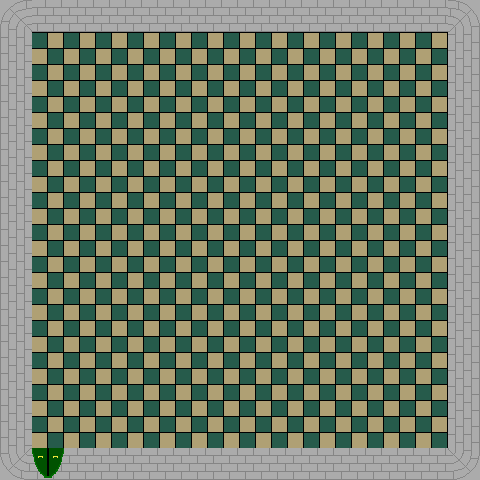

This is a level from a 2D game, rendered from its Tiled map with the project's own tilesets. A one-line summary and the map file follow, with tile-layer data summarised:
An orthogonal 15x15 tile map with 32x32 px tiles, 1 tile layer (floor), 4 tilesets and 2 objects (key, carpet).

<map version="1.0" orientation="orthogonal" width="15" height="15" tilewidth="32" tileheight="32">
 <tileset firstgid="1" name="walls-with-door" tilewidth="32" tileheight="32">
  <image source="../sprites/walls-with-door.png" width="128" height="128" />
 </tileset>
 <tileset firstgid="17" name="carpet" tilewidth="32" tileheight="32">
  <image source="../sprites/carpet.png" width="32" height="32" />
 </tileset>
 <tileset firstgid="18" name="objects" tilewidth="32" tileheight="32">
  <image source="../sprites/objects.png" width="128" height="128" />
 </tileset>
 <tileset firstgid="34" name="tiles-wall-floor" tilewidth="32" tileheight="32">
  <image source="../sprites/tiles-wall-floor.png" width="128" height="128" />
 </tileset>
 <layer name="floor" width="15" height="15">
  <data>[225 cells, 225 non-empty, 9 distinct tile ids]</data>
 </layer>
 <objectgroup name="objects" width="15" height="15">
  <object name="key" type="key" gid="18" x="203" y="250" width="32" height="16">
   <properties>
    <property name="target" value="exit" />
   </properties>
  </object>
  <object name="carpet" type="carpet" gid="17" x="33" y="430" width="32" height="16">
   <properties>
    <property name="target" value="0" />
   </properties>
  </object>
 </objectgroup>
</map>